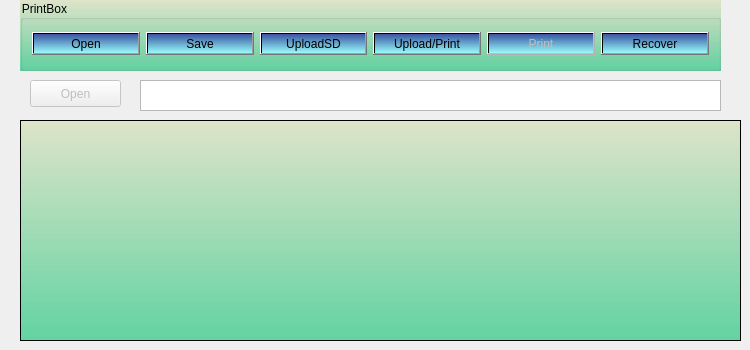
      <widget class="QWidget" name="tab_3">
       <attribute name="title">
        <string>GCode</string>
       </attribute>
       <widget class="QListView" name="listView_2">
        <property name="geometry">
         <rect>
          <x>140</x>
          <y>80</y>
          <width>581</width>
          <height>31</height>
         </rect>
        </property>
       </widget>
       <widget class="QPushButton" name="pushButton_3">
        <property name="enabled">
         <bool>false</bool>
        </property>
        <property name="geometry">
         <rect>
          <x>30</x>
          <y>80</y>
          <width>91</width>
          <height>27</height>
         </rect>
        </property>
        <property name="text">
         <string>Open</string>
        </property>
       </widget>
       <widget class="QTextEdit" name="textBrowser">
        <property name="geometry">
         <rect>
          <x>20</x>
          <y>120</y>
          <width>721</width>
          <height>221</height>
         </rect>
        </property>
        <property name="styleSheet">
         <string notr="true">background-color: qlineargradient(spread:pad, x1:0, y1:0, x2:0, y2:1,   stop:0 rgba(160, 186, 62, 55), stop:1 rgba(98, 211, 162, 255))</string>
        </property>
       </widget>
       <widget class="QGroupBox" name="groupBox_12">
        <property name="geometry">
         <rect>
          <x>20</x>
          <y>0</y>
          <width>701</width>
          <height>71</height>
         </rect>
        </property>
        <property name="styleSheet">
         <string notr="true">background-color: qlineargradient(spread:pad, x1:0, y1:0, x2:0, y2:1,   stop:0 rgba(160, 186, 62, 55), stop:1 rgba(98, 211, 162, 255))</string>
        </property>
        <property name="title">
         <string>PrintBox</string>
        </property>
        <layout class="QGridLayout" name="gridLayout_9">
         <item row="0" column="1">
          <widget class="QPushButton" name="pushButton_4">
           <property name="styleSheet">
            <string notr="true">background-color: qlineargradient(spread:pad, x1:0, y1:0, x2:0, y2:1,   stop:0 rgba(60, 86, 162, 255), stop:1 rgba(150,250,250, 255))</string>
           </property>
           <property name="text">
            <string>Save</string>
           </property>
          </widget>
         </item>
         <item row="0" column="4">
          <widget class="QPushButton" name="printbtn">
           <property name="enabled">
            <bool>false</bool>
           </property>
           <property name="styleSheet">
            <string notr="true">background-color: qlineargradient(spread:pad, x1:0, y1:0, x2:0, y2:1,   stop:0 rgba(60, 86, 162, 255), stop:1 rgba(150,250,250, 255))</string>
           </property>
           <property name="text">
            <string>Print</string>
           </property>
          </widget>
         </item>
         <item row="0" column="5">
          <widget class="QPushButton" name="recoverbtn">
           <property name="styleSheet">
            <string notr="true">background-color: qlineargradient(spread:pad, x1:0, y1:0, x2:0, y2:1,   stop:0 rgba(60, 86, 162, 255), stop:1 rgba(150,250,250, 255))</string>
           </property>
           <property name="text">
            <string>Recover</string>
           </property>
          </widget>
         </item>
         <item row="0" column="0">
          <widget class="QPushButton" name="opengcodebtn">
           <property name="styleSheet">
            <string notr="true">background-color: qlineargradient(spread:pad, x1:0, y1:0, x2:0, y2:1,   stop:0 rgba(60, 86, 162, 255), stop:1 rgba(150,250,250, 255))</string>
           </property>
           <property name="text">
            <string>Open</string>
           </property>
          </widget>
         </item>
         <item row="0" column="3">
          <widget class="QPushButton" name="uploadprintbtn">
           <property name="styleSheet">
            <string notr="true">background-color: qlineargradient(spread:pad, x1:0, y1:0, x2:0, y2:1,   stop:0 rgba(60, 86, 162, 255), stop:1 rgba(150,250,250, 255))</string>
           </property>
           <property name="text">
            <string>Upload/Print</string>
           </property>
          </widget>
         </item>
         <item row="0" column="2">
          <widget class="QPushButton" name="uploadsdbtn">
           <property name="styleSheet">
            <string notr="true">background-color: qlineargradient(spread:pad, x1:0, y1:0, x2:0, y2:1,   stop:0 rgba(60, 86, 162, 255), stop:1 rgba(150,250,250, 255))</string>
           </property>
           <property name="text">
            <string>UploadSD</string>
           </property>
          </widget>
         </item>
        </layout>
       </widget>
      </widget>
